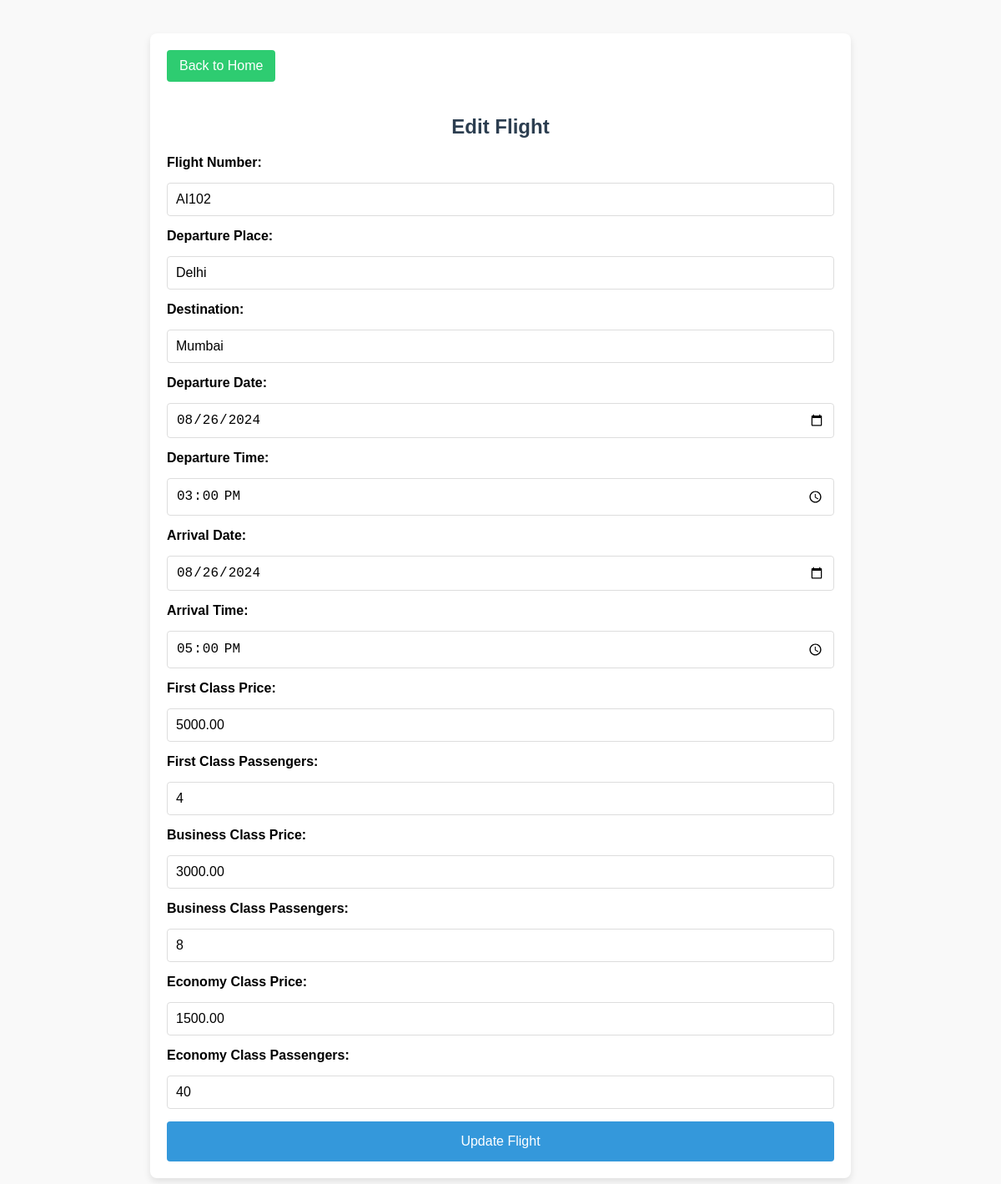
/edit_flight.php?id=2 (signed in), run on the app's committed database.
### tables this page shows
CREATE TABLE flights (
    id INT AUTO_INCREMENT PRIMARY KEY,
    flight_number VARCHAR(10) NOT NULL,
    departure_place VARCHAR(50) NOT NULL,
    destination VARCHAR(50) NOT NULL,
    departure_date DATE NOT NULL,
    departure_time TIME NOT NULL,
    arrival_date DATE NOT NULL,
    arrival_time TIME NOT NULL,
    first_class_passengers INT DEFAULT 0,
    first_class_price DECIMAL(10, 2) DEFAULT 0.00,
    business_class_passengers INT DEFAULT 0,
    business_class_price DECIMAL(10, 2) DEFAULT 0.00,
    economy_class_passengers INT DEFAULT 0,
    economy_class_price DECIMAL(10, 2) DEFAULT 0.00
);

### edit_flight.php (the view, shortened to what this page needs)
<?php
include 'db_config.php';
$flight_id = intval($_GET['id']);
if ($_SERVER["REQUEST_METHOD"] == "POST") {
    $flight_number = $_POST['flight_number'];
    $departure_place = $_POST['departure_place'];
    $destination = $_POST['destination'];
    $departure_date = $_POST['departure_date'];
    $departure_time = $_POST['departure_time'];
    $arrival_date = $_POST['arrival_date'];
    $arrival_time = $_POST['arrival_time'];
    $first_class_price = $_POST['first_class_price'];
    $business_class_price = $_POST['business_class_price'];
    $economy_class_price = $_POST['economy_class_price'];
    $first_class_passengers = $_POST['first_class_passengers'];
    $business_class_passengers = $_POST['business_class_passengers'];
    $economy_class_passengers = $_POST['economy_class_passengers'];
    echo "<pre>";
    print_r($_POST);
    echo "</pre>";
    $stmt = $conn->prepare("UPDATE flights
        SET flight_number = ?, departure_place = ?, destination = ?, departure_date = ?, departure_time = ?,
            arrival_date = ?, arrival_time = ?, first_class_price = ?, business_class_price = ?, economy_class_price = ?,
            first_class_passengers = ?, business_class_passengers = ?, economy_class_passengers = ?
        WHERE id = ?");
    $stmt->bind_param("ssssssssssssss",
        $flight_number,
        $departure_place,
        $destination,
        $departure_date,
        $departure_time,
        $arrival_date,
        $arrival_time,
        $first_class_price,
        $business_class_price,
        $economy_class_price,
        $first_class_passengers,
        $business_class_passengers,
        $economy_class_passengers,
        $flight_id
    );
    if ($stmt->execute()) {
        $stmt_edit = $conn->prepare("INSERT INTO edited_flights
            (flight_number, departure_place, destination, departure_date, departure_time,
            arrival_date, arrival_time, first_class_price, business_class_price, economy_class_price,
            first_class_passengers, business_class_passengers, economy_class_passengers, edited_at)
            VALUES (?, ?, ?, ?, ?, ?, ?, ?, ?, ?, ?, ?, ?, NOW())");
        $stmt_edit->bind_param("sssssssssssss",
            $flight_number,
            $departure_place,
            $destination,
            $departure_date,
            $departure_time,
            $arrival_date,
            $arrival_time,
            $first_class_price,
            $business_class_price,
            $economy_class_price,
            $first_class_passengers,
            $business_class_passengers,
            $economy_class_passengers
        );
        if ($stmt_edit->execute()) {
            echo "<p class='success'>Flight updated successfully! <a href='edited_flights.php'>View Edited Flights</a></p>";
        } else {
            echo "<p class='error'>Error saving to edited_flights: " . $stmt_edit->error . "</p>";
        }
        $stmt_edit->close();
    } else {
        echo "<p class='error'>Error updating flight: " . $stmt->error . "</p>";
    }
    $stmt->close();
    $conn->close();
} else {
    $stmt = $conn->prepare("SELECT * FROM flights WHERE id = ?");
    $stmt->bind_param("i", $flight_id);
    $stmt->execute();
    $result = $stmt->get_result();
    $flight = $result->fetch_assoc();
}
?>
<!DOCTYPE html>
<html lang="en">
<head>
</head>
<body>
    <div class="container">
        <a href="admin_home.php" class="back-button">Back to Home</a>
        <h2>Edit Flight</h2>
        <form method="POST" action="">
            <label for="flight_number">Flight Number:</label>
            <input type="text" name="flight_number" id="flight_number" value="<?php echo htmlspecialchars($flight['flight_number']); ?>" required>
            <label for="departure_place">Departure Place:</label>
            <input type="text" name="departure_place" id="departure_place" value="<?php echo htmlspecialchars($flight['departure_place']); ?>" required>
            <label for="destination">Destination:</label>
            <input type="text" name="destination" id="destination" value="<?php echo htmlspecialchars($flight['destination']); ?>" required>
            <label for="departure_date">Departure Date:</label>
            <input type="date" name="departure_date" id="departure_date" value="<?php echo htmlspecialchars($flight['departure_date']); ?>" required>
            <label for="departure_time">Departure Time:</label>
            <input type="time" name="departure_time" id="departure_time" value="<?php echo htmlspecialchars($flight['departure_time']); ?>" required>
            <label for="arrival_date">Arrival Date:</label>
            <input type="date" name="arrival_date" id="arrival_date" value="<?php echo htmlspecialchars($flight['arrival_date']); ?>" required>
            <label for="arrival_time">Arrival Time:</label>
            <input type="time" name="arrival_time" id="arrival_time" value="<?php echo htmlspecialchars($flight['arrival_time']); ?>" required>
            <label for="first_class_price">First Class Price:</label>
            <input type="number" step="0.01" name="first_class_price" id="first_class_price" value="<?php echo htmlspecialchars($flight['first_class_price']); ?>" required>
            <label for="first_class_passengers">First Class Passengers:</label>
            <input type="number" name="first_class_passengers" id="first_class_passengers" value="<?php echo htmlspecialchars($flight['first_class_passengers']); ?>" required>
            <label for="business_class_price">Business Class Price:</label>
            <input type="number" step="0.01" name="business_class_price" id="business_class_price" value="<?php echo htmlspecialchars($flight['business_class_price']); ?>" required>
            <label for="business_class_passengers">Business Class Passengers:</label>
            <input type="number" name="business_class_passengers" id="business_class_passengers" value="<?php echo htmlspecialchars($flight['business_class_passengers']); ?>" required>
            <label for="economy_class_price">Economy Class Price:</label>
            <input type="number" step="0.01" name="economy_class_price" id="economy_class_price" value="<?php echo htmlspecialchars($flight['economy_class_price']); ?>" required>
            <label for="economy_class_passengers">Economy Class Passengers:</label>
            <input type="number" name="economy_class_passengers" id="economy_class_passengers" value="<?php echo htmlspecialchars($flight['economy_class_passengers']); ?>" required>
            <input type="submit" value="Update Flight">
        </form>
    </div>
</body>
</html>

### edit_flight.php (style rules this page uses)
body { font-family: Arial, sans-serif; background-color: #f9f9f9; margin: 0; padding: 0; }
.container { width: 80%; max-width: 800px; margin: 40px auto; background-color: #ffffff; padding: 20px; border-radius: 8px; box-shadow: 0 4px 8px rgba(0, 0, 0, 0.1); }
h2 { text-align: center; color: #2c3e50; margin-bottom: 20px; }
form { display: flex; flex-direction: column; gap: 15px; }
label { font-weight: bold; }
input[type="text"], input[type="date"], input[type="time"], input[type="number"] { width: 100%; padding: 10px; border: 1px solid #ddd; border-radius: 4px; font-size: 16px; box-sizing: border-box; }
input[type="submit"] { background-color: #3498db; color: #ffffff; border: none; padding: 15px; border-radius: 4px; font-size: 16px; cursor: pointer; transition: background-color 0.3s; }
.back-button { display: inline-block; margin-bottom: 20px; padding: 10px 15px; background-color: #2ecc71; color: #ffffff; text-decoration: none; border-radius: 4px; font-size: 16px; transition: background-color 0.3s; }

### data on the page
flights: flight_number "AI102", departure_place "Delhi", destination "Mumbai", departure_date "08/26/2024", departure_time "15:00:00", arrival_date "08/26/2024", arrival_time "17:00:00", first_class_price "5000.00", first_class_passengers "4", business_class_price "3000.00", business_class_passengers "8", economy_class_price "1500.00", economy_class_passengers "40"
